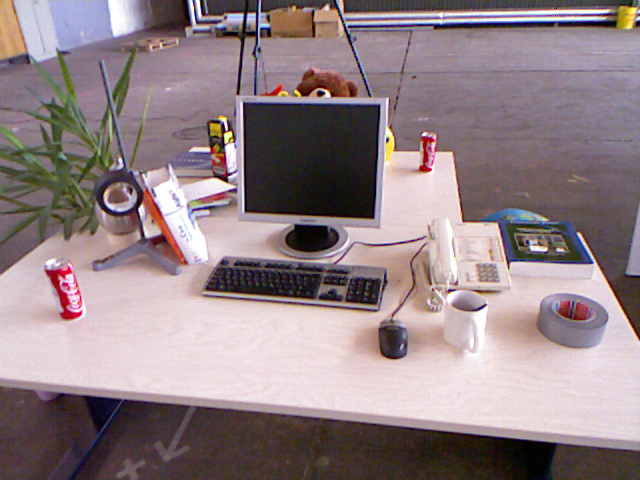
//> input picture match1.png, 640 x 480 px
$ ./main   (built with g++ and OpenCV 4)
//> lines starting //> are read from the running program, lines starting //| are printed output that depends on the picture; pictures that were not available may be replaced by others from this repository, and a replacement may not be noted
#include <iostream>
#include <vector>
#include <string>
#include <opencv2/opencv.hpp>
#include <opencv2/xfeatures2d.hpp>
#include <algorithm>
using namespace std;
using namespace cv;


int main()
{
    Mat src1 = imread("./match1.png");
//> src1 is the input picture: 480 rows x 640 cols, CV_8UC3; mean B, G, R 133.9, 129.9, 146.3
    Mat src2 = imread("./match2.png");
    //特征点提取方法
    cv::Ptr<cv::xfeatures2d::SIFT> sift = cv::xfeatures2d::SIFT::create();

    //特征点提取
    vector<KeyPoint> kp1,kp2;
    sift->detect(src1,kp1);
//> kp1 = 1527 keypoints; strongest (x, y, size): (387, 140, 2.3), (226, 127, 2.4), (320, 94, 3.9), (228, 135, 4.7)
    sift->detect(src2,kp2);
//> kp2 has the same summary as kp1

    //画出特征点
    Mat keypointImage1,key_pointImage2,descriptor1,descriptor2;
    drawKeypoints(src1,kp1,keypointImage1,cv::Scalar::all(-1),DrawMatchesFlags::DEFAULT);
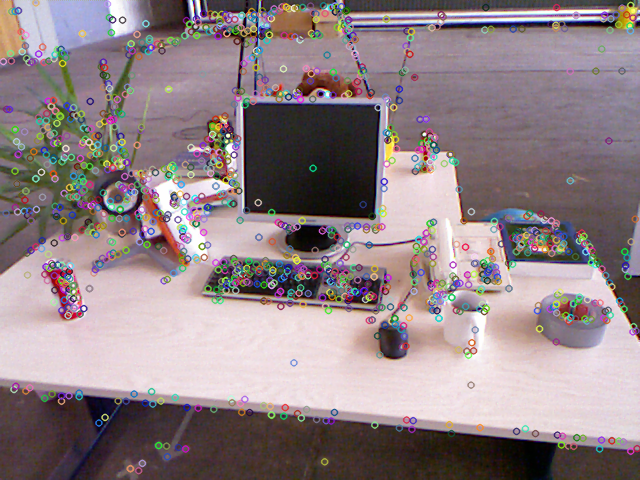
//> keypointImage1: 480 rows x 640 cols, CV_8UC3; mean B, G, R 134.6, 130.7, 145.5

//    imshow("SIFTKP1",keypointImage1);
    drawKeypoints(src2,kp2,key_pointImage2,cv::Scalar(-1),DrawMatchesFlags::DEFAULT);
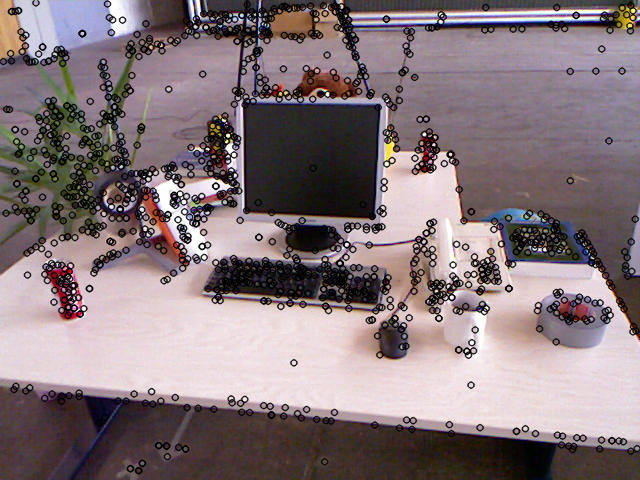
//> key_pointImage2: 480 rows x 640 cols, CV_8UC3; mean B, G, R 123.5, 119.6, 134.4
//    imshow("SIFTKP2",key_pointImage2);

    cv::Mat match_pointL,match_pointR;
    sift->detectAndCompute(src1,cv::Mat(),kp1,match_pointL);
    sift->detectAndCompute(src2,cv::Mat(),kp2,match_pointR);

    if(match_pointL.type()!=CV_32F||match_pointR.type()!=CV_32F)
    {
        match_pointL.convertTo(match_pointL,CV_32F);
        match_pointL.convertTo(match_pointR,CV_32F);
    }

    vector<DMatch> matches;

//    @param descriptorMatcherType Descriptor matcher type. Now the following matcher types are
//    supported:
//    -   `BruteForce` (it uses L2 )
//    -   `BruteForce-L1`
//    -   `BruteForce-Hamming`
//    -   `BruteForce-Hamming(2)`
//    -   `FlannBased`
    cv::Ptr<cv::DescriptorMatcher> matcher = cv::DescriptorMatcher::create("FlannBased");
    matcher->match(match_pointL,match_pointR,matches);
//> matches = 1527 matches

    double maxDist = 10;
    for(int i =0;i<match_pointL.rows;i++)
    {
        double dist = matches[i].distance;
        if(dist>maxDist)
            maxDist= dist;
    }
//> after the loop, maxDist = 10

    ////调参褚   0.1越小 越精确  官方推荐0.5 如果确定点 可改变
    double dist=0.5*maxDist;
//> dist = 5
    //cout<<"dist = "<<dist<<endl;
    vector<DMatch> good_matches,need_matches;
    vector<float>distance;
    //cout << match_pointL.rows<<endl;
    for(int i =0;i<match_pointL.rows;i++)
    {
        if(matches[i].distance<dist)
        {
            good_matches.push_back(matches[i]);
            distance.push_back(matches[i].distance);
        }
    }
//> after the loop, good_matches = 1527 matches; distance = 1527 values from 0 to 0

    vector<DMatch> best_matches;
    for(int i=0; i<good_matches.size(); i++)
    {
        float dx=kp1[good_matches[i].queryIdx].pt.x - kp2[good_matches[i].trainIdx].pt.x;
        float dy=kp1[good_matches[i].queryIdx].pt.y - kp2[good_matches[i].trainIdx].pt.y;
        float distancePoint =sqrt(dx*dx+dy*dy);
        //cout <<"distancePoint = "<<distancePoint<<endl;
        // 半径为５个像素范围内
        if(distancePoint< 5*5)
            best_matches.push_back(good_matches[i]);
    }
//> after the loop, best_matches = 1527 matches
    cout << "matched all points numbers = "<< best_matches.size()<<endl;
//| matched all points numbers = 1527

    Mat goodimageOutput, bestimageOutput;
    cv::drawMatches(src1,kp1,src2,kp2,good_matches,goodimageOutput);
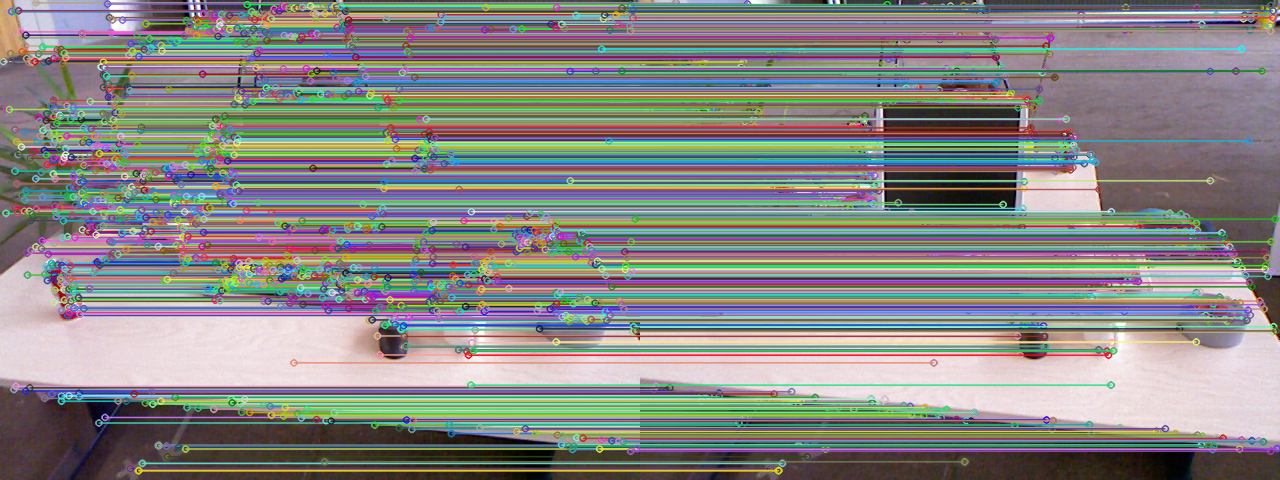
//> goodimageOutput: 480 rows x 1280 cols, CV_8UC3; mean B, G, R 132.5, 134.9, 136.1
    cv::drawMatches(src1,kp1,src2,kp2,best_matches,bestimageOutput);
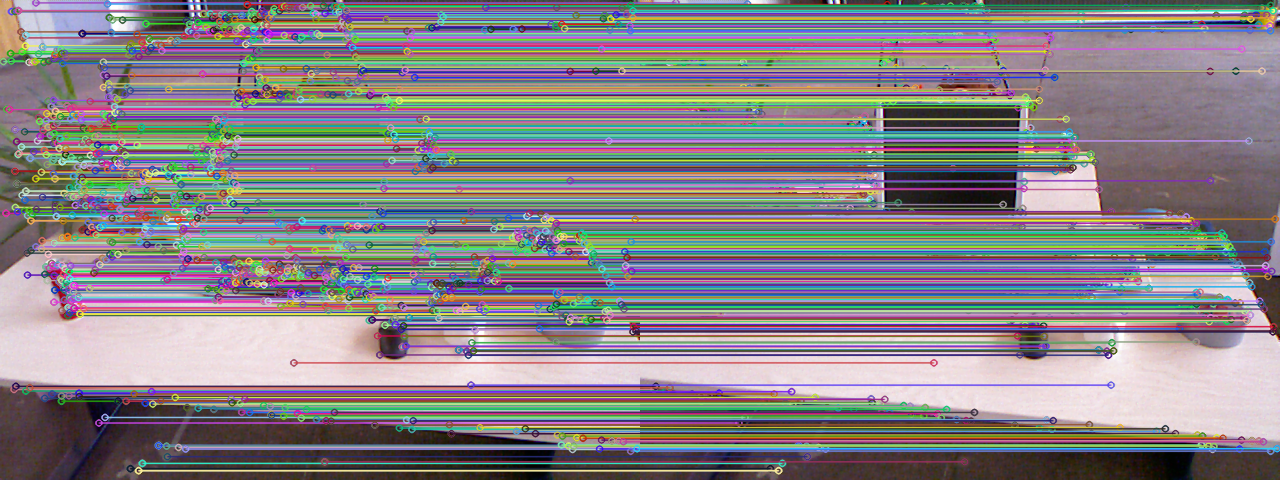
//> bestimageOutput: 480 rows x 1280 cols, CV_8UC3; mean B, G, R 134.8, 130.9, 135.7
    vector<Point>first_image,second_image;
    for(int i =0;i<need_matches.size();i++)
    {
        first_image.push_back(kp1[need_matches[i].queryIdx].pt);
        second_image.push_back(kp2[need_matches[i].trainIdx].pt);
    }

    cv::imshow("匹配图片good",goodimageOutput);
    cv::imshow("匹配图片best",bestimageOutput);
    waitKey(0);
    return 0;
}
